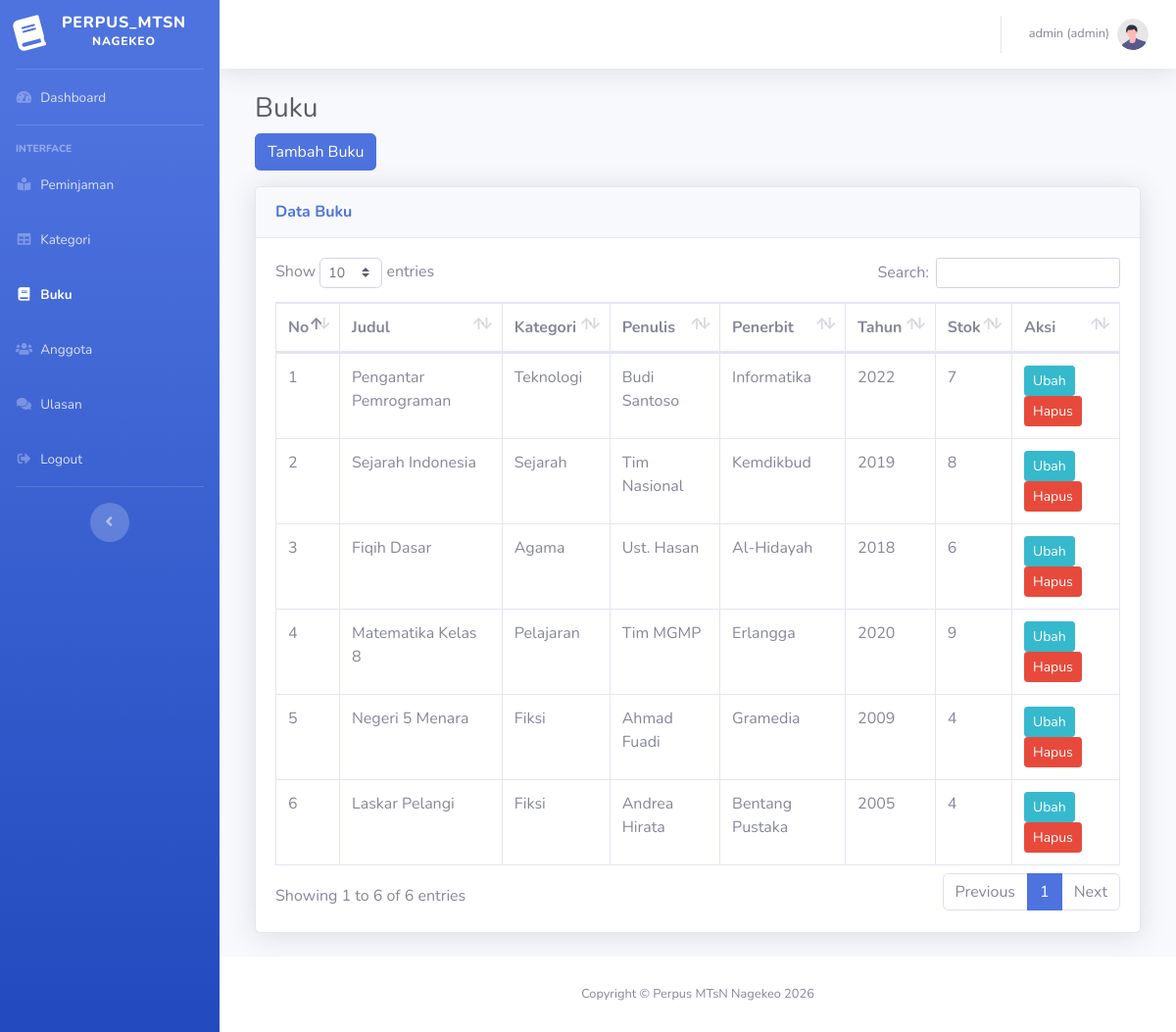
/index.php?page=buku (signed in), run on the app's committed database.
### tables this page shows
CREATE TABLE buku (
  id_buku INT AUTO_INCREMENT PRIMARY KEY,
  id_kategori INT NOT NULL,
  judul VARCHAR(200) NOT NULL,
  penulis VARCHAR(100) NOT NULL,
  penerbit VARCHAR(100) DEFAULT NULL,
  tahun_terbit YEAR DEFAULT NULL,
  stok INT NOT NULL DEFAULT 0,
  deskripsi TEXT DEFAULT NULL,
  FOREIGN KEY (id_kategori) REFERENCES kategori(id_kategori) ON DELETE RESTRICT ON UPDATE CASCADE
);

CREATE TABLE kategori (
  id_kategori INT AUTO_INCREMENT PRIMARY KEY,
  kategori VARCHAR(100) NOT NULL UNIQUE
);

### buku.php (the view)
<h1 class="h3 mb-2 text-gray-800">Buku</h1>
<div class="row mb-3">
    <div class="col-md-12">
        <a href="?page=buku_tambah" class="btn btn-primary">Tambah Buku</a>
    </div>
</div>
<div class="card shadow mb-4">
    <div class="card-header py-3">
        <h6 class="m-0 font-weight-bold text-primary">Data Buku</h6>
    </div>
    <div class="card-body">
        <div class="table-responsive">
            <table class="table table-bordered" id="dataTable" width="100%" cellspacing="0">
                <thead>
                    <tr>
                        <th>No</th>
                        <th>Judul</th>
                        <th>Kategori</th>
                        <th>Penulis</th>
                        <th>Penerbit</th>
                        <th>Tahun</th>
                        <th>Stok</th>
                        <th>Aksi</th>
                    </tr>
                </thead>
                <tbody>
                    <?php
                    $i = 1;
                    $query = $koneksi->query(
                        'SELECT b.*, k.kategori
                         FROM buku b
                         JOIN kategori k ON k.id_kategori = b.id_kategori
                         ORDER BY b.id_buku DESC'
                    );
                    foreach ($query as $data) {
                    ?>
                    <tr>
                        <td><?= $i++; ?></td>
                        <td><?= htmlspecialchars($data['judul']); ?></td>
                        <td><?= htmlspecialchars($data['kategori']); ?></td>
                        <td><?= htmlspecialchars($data['penulis']); ?></td>
                        <td><?= htmlspecialchars($data['penerbit'] ?? '-'); ?></td>
                        <td><?= htmlspecialchars($data['tahun_terbit'] ?? '-'); ?></td>
                        <td><?= (int) $data['stok']; ?></td>
                        <td>
                            <a href="?page=buku_edit&id=<?= (int) $data['id_buku']; ?>" class="btn btn-info btn-sm">Ubah</a>
                            <a onclick="return confirm('Apakah anda yakin menghapus data ini?')"
                               href="?page=buku_hapus&id=<?= (int) $data['id_buku']; ?>"
                               class="btn btn-danger btn-sm">Hapus</a>
                        </td>
                    </tr>
                    <?php } ?>
                </tbody>
            </table>
        </div>
    </div>
</div>

### data on the page
buku: judul "Pengantar Pemrograman", id_kategori.kategori "Teknologi", penulis "Budi Santoso", penerbit "Informatika", tahun_terbit "2022", stok "7"
buku: judul "Sejarah Indonesia", id_kategori.kategori "Sejarah", penulis "Tim Nasional", penerbit "Kemdikbud", tahun_terbit "2019", stok "8"
buku: judul "Fiqih Dasar", id_kategori.kategori "Agama", penulis "Ust. Hasan", penerbit "Al-Hidayah", tahun_terbit "2018", stok "6"
buku: judul "Matematika Kelas 8", id_kategori.kategori "Pelajaran", penulis "Tim MGMP", penerbit "Erlangga", tahun_terbit "2020", stok "9"
buku: judul "Negeri 5 Menara", id_kategori.kategori "Fiksi", penulis "Ahmad Fuadi", penerbit "Gramedia", tahun_terbit "2009", stok "4"
buku: judul "Laskar Pelangi", id_kategori.kategori "Fiksi", penulis "Andrea Hirata", penerbit "Bentang Pustaka", tahun_terbit "2005", stok "4"

### other printed values
$_SESSION['username'] "admin"
$level "admin"
